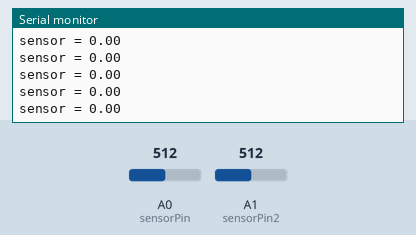
The sketch below on a simulated Arduino Uno, built with avr-gcc and run on an emulated ATmega328P. On the bench: the last lines printed to the serial monitor. The test bench sets the inputs (shaded band); at power-on: A0 (sensorPin) = 512, A1 (sensorPin2) = 512.

Above: at 1.2 s.
1.3 s: A0 (sensorPin) set to 716
At 1.31 s:
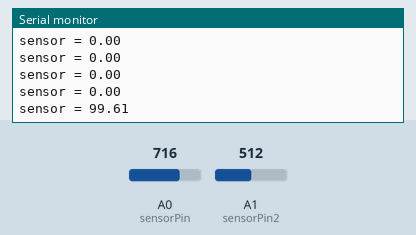
2.8 s: A1 (sensorPin2) set to 306
At 2.83 s:
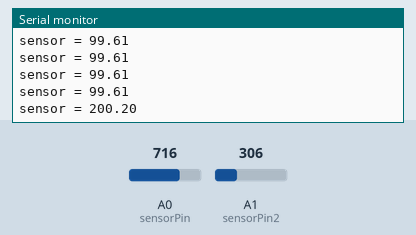
4.3 s: A0 (sensorPin) set to 900
At 4.34 s:
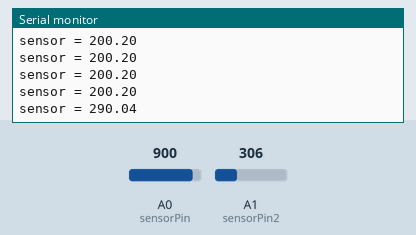
5.8 s: A1 (sensorPin2) set to 122
At 5.85 s:
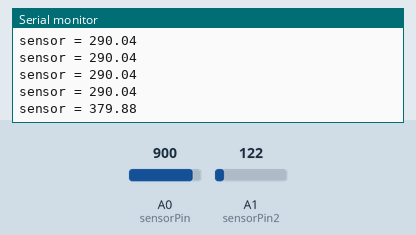
Timing chart, 0 to 8.3 s (numbered marks = the images above; inputs shaded):
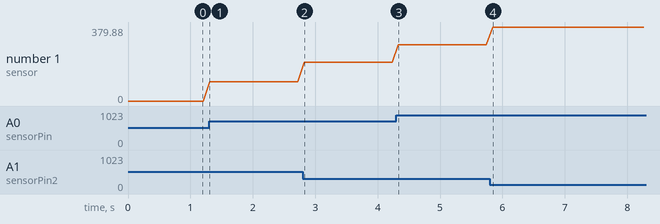

Measured:
- after the input at 1.3 s, the serial monitor: prints a new line at once (image 1)
- after the input at 2.8 s, the serial monitor: prints a new line at once (image 2)
- after the input at 4.3 s, the serial monitor: prints a new line at once (image 3)
- after the input at 5.8 s, the serial monitor: prints a new line at once (image 4)
- plotted number 1: 0 → 99.61 after the input at 1.3 s, 99.61 → 200.2 after the input at 2.8 s, 200.2 → 290.04 after the input at 4.3 s, 290.04 → 379.88 after the input at 5.8 s

The sketch:

LM35TNegativas.ino
```cpp
float sensorPin = A0;    // selecciona la entrada analogica
float sensorPin2=A1;

float sensorValue = 0;  // inicializa la variable de entrada
float adcCalculo=0;
void setup() {
Serial.begin(9600);
}

void loop() {
 // leer el convertidor
  sensorValue = analogRead(sensorPin)-analogRead(sensorPin2);
  adcCalculo= (sensorValue*500)/1024;
  /*
  Conversor de Bits en Grados Centigrados
    Temperatura = (Valores del Sensor)*Voltaje/1024
  */
  Serial.print("sensor = ");
  Serial.println(adcCalculo);
  delay(100);
}
```
